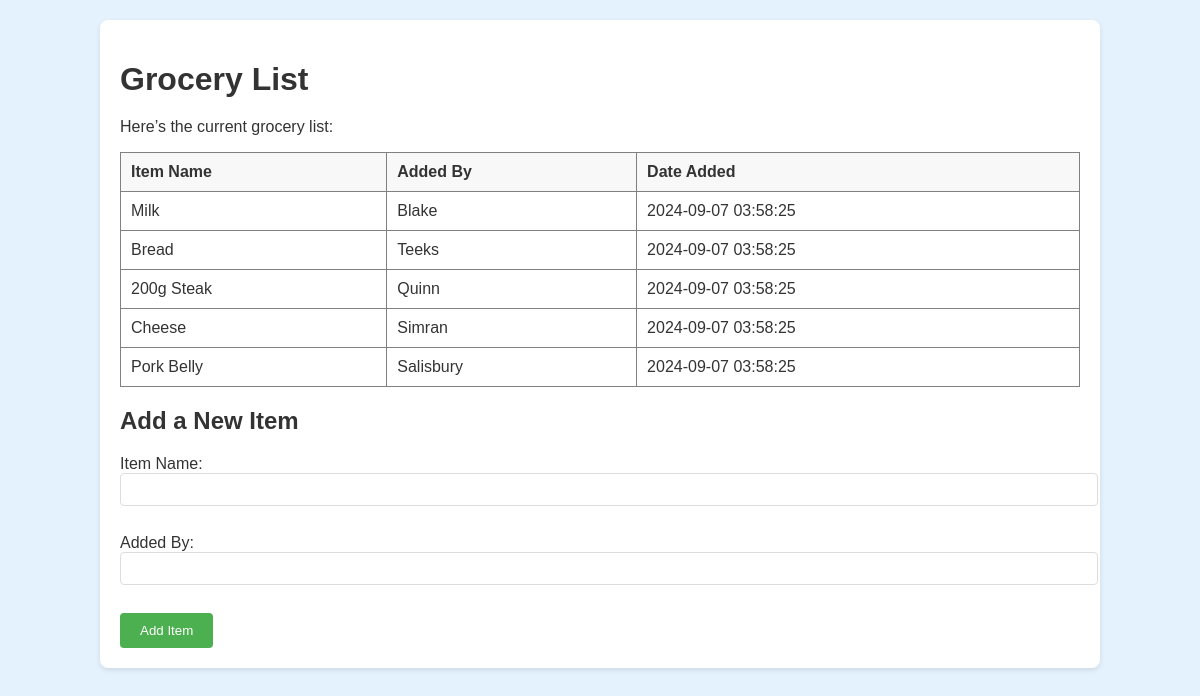
Page /grocery-list.php on the committed database.
### tables this page shows
CREATE TABLE items (
  id INT AUTO_INCREMENT PRIMARY KEY,
  item_name VARCHAR(100) NOT NULL,
  added_by VARCHAR(50) NOT NULL,
  date_added TIMESTAMP DEFAULT CURRENT_TIMESTAMP
);

### www/grocery-list.php (the view, shortened to what this page needs)
<!DOCTYPE HTML>
<html>
<head>
    <link rel="stylesheet" href="style2.css">
</head>
<body class="user-page">
<div class="container">
<h1>Grocery List</h1>
<p>Here’s the current grocery list:</p>
<table>
<tr><th>Item Name</th><th>Added By</th><th>Date Added</th></tr>
<?php
$db_host   = '192.168.56.12';
$db_name   = 'fvision';
$db_user   = 'webuser';
$db_passwd = 'insecure_db_pw';
$pdo_dsn = "mysql:host=$db_host;dbname=$db_name";
$pdo = new PDO($pdo_dsn, $db_user, $db_passwd);
$q = $pdo->query("SELECT * FROM items");
while($row = $q->fetch()){
  echo "<tr><td>".$row["item_name"]."</td><td>".$row["added_by"]."</td><td>".$row["date_added"]."</td></tr>\n";
}
?>
</table>
<h2>Add a New Item</h2>
<form method="POST" action="add-item.php">
  <label for="item_name">Item Name:</label><br>
  <input type="text" id="item_name" name="item_name" required><br><br>
  <label for="added_by">Added By:</label><br>
  <input type="text" id="added_by" name="added_by" required><br><br>
  <input type="submit" value="Add Item">
</form>
</div>
</body>
</html>

### www/style2.css (style rules this page uses)
body { font-family: Arial, sans-serif; margin: 0; padding: 0; background-color: #f4f4f4; color: #333; }
.container { width: 80%; margin: 20px auto; padding: 20px; background-color: #fff; border-radius: 8px; box-shadow: 0 2px 5px rgba(0, 0, 0, 0.1); }
h1 { font-size: 2em; margin-bottom: 20px; }
table { width: 100%; border-collapse: collapse; margin-bottom: 20px; }
table, th, td { border: 1px solid #ddd; padding: 10px; text-align: left; }
th { background-color: #f8f8f8; }
input[type="text"], input[type="date"], select { width: 100%; padding: 8px; margin-bottom: 10px; border: 1px solid #ddd; border-radius: 4px; }
.user-page input[type="submit"], .user-page a.button { background-color: #4CAF50; color: white; padding: 10px 20px; border: none; border-radius: 4px; cursor: pointer; text-decoration: none; }
.user-page { background-color: #e3f2fd; }

### www/grocery-list.php (style rules this page uses)
table, th, td { border: 1px solid grey; padding: 10px; }
th, td { text-align: left; }

### rows in the picture
items: item_name "Milk", added_by "Blake", date_added "2024-09-07 03:58:25"
items: item_name "Bread", added_by "Teeks", date_added "2024-09-07 03:58:25"
items: item_name "200g Steak", added_by "Quinn", date_added "2024-09-07 03:58:25"
items: item_name "Cheese", added_by "Simran", date_added "2024-09-07 03:58:25"
items: item_name "Pork Belly", added_by "Salisbury", date_added "2024-09-07 03:58:25"
